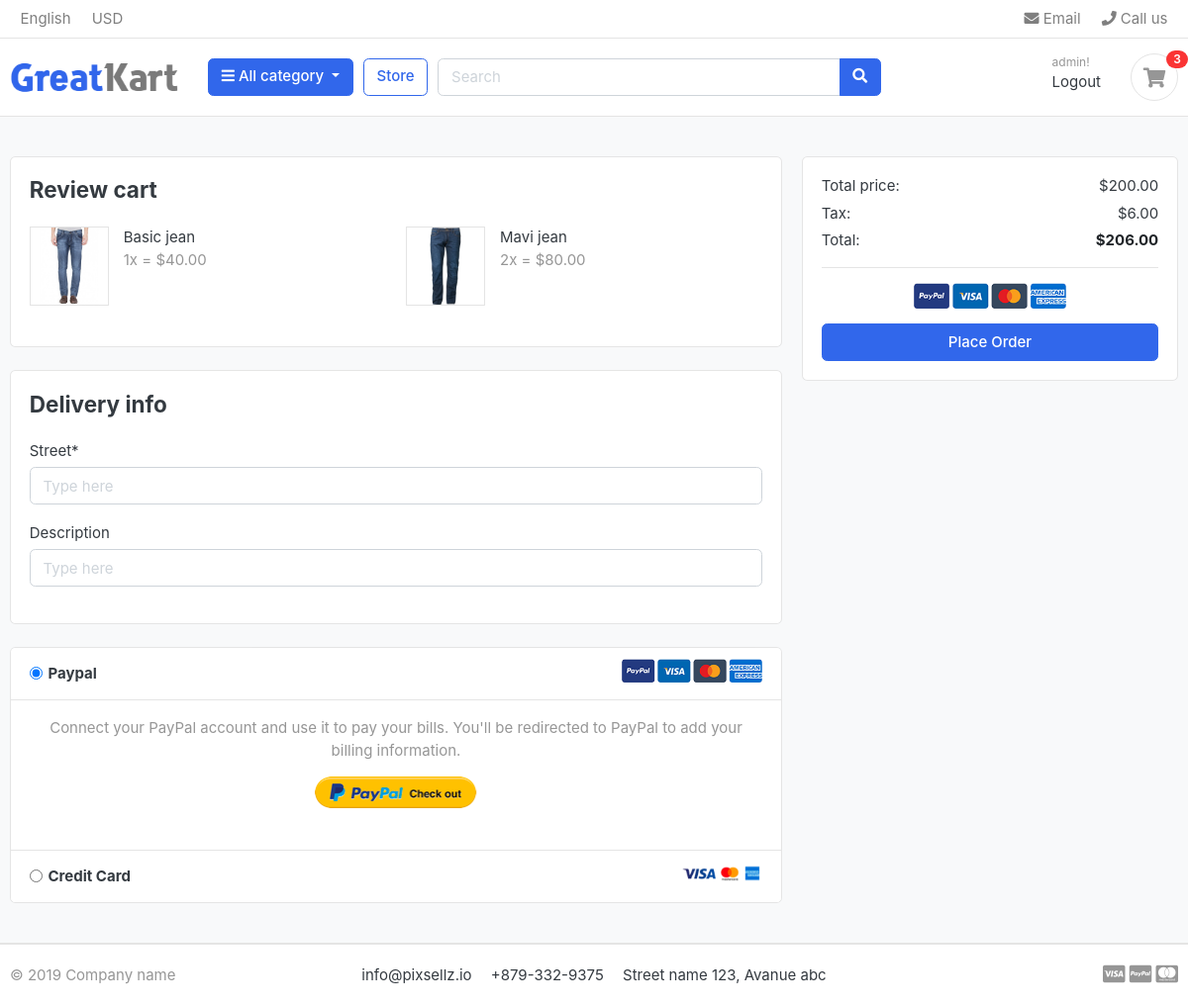
Before: /place_order/ (signed in) with the older database file.
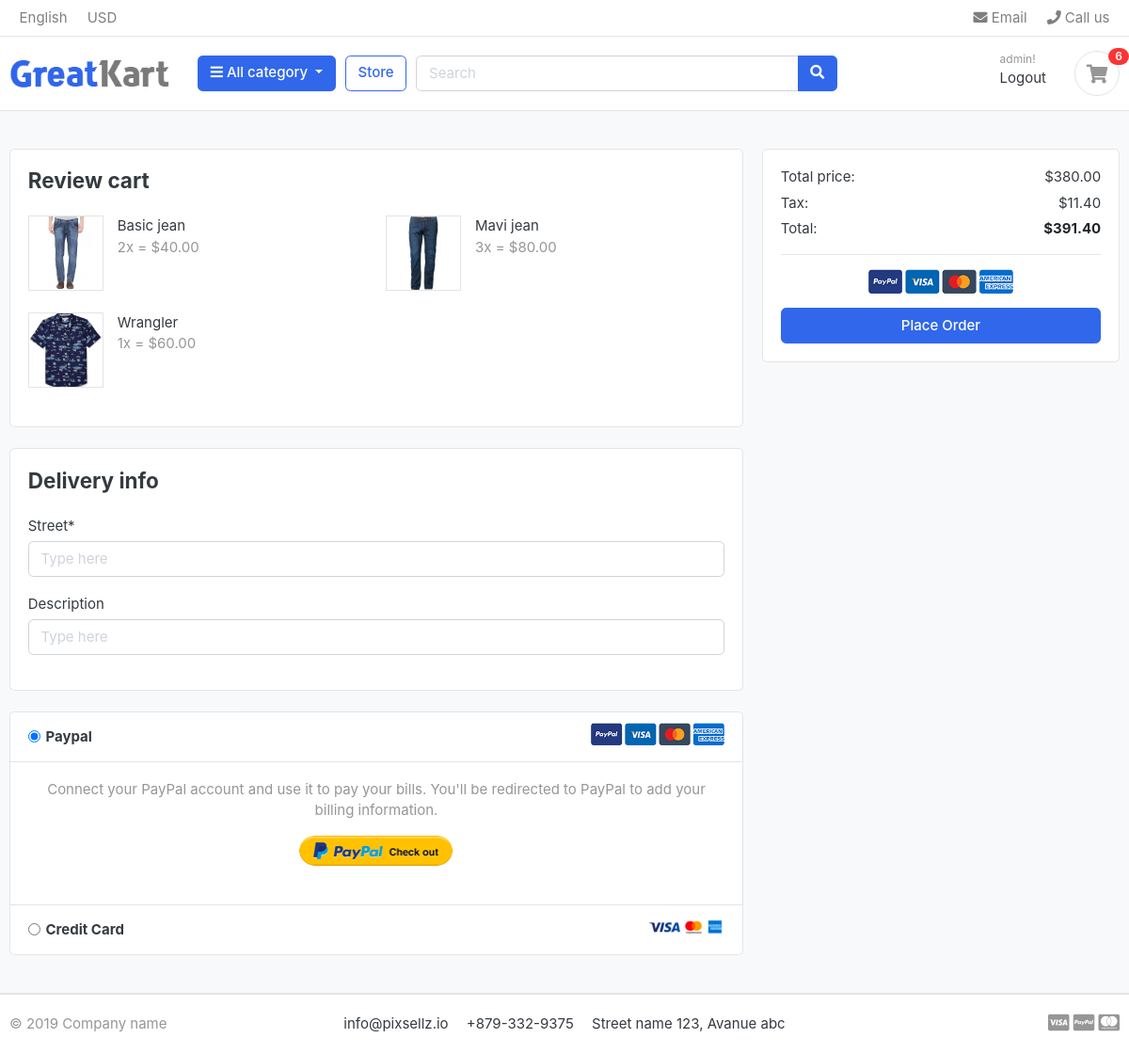
After: the same page with the newer database file.
### store/models.py (models this page shows, shortened)
class OrderItem(models.Model):
    product = models.ForeignKey(Product, on_delete=models.CASCADE, blank=True, null=True)
    order = models.ForeignKey(Order, on_delete=models.CASCADE, blank=True, null=True, related_name='order_items')
    quantity = models.IntegerField(default=0, null=True, blank=True)
    date_added = models.DateTimeField(auto_now_add=True)
    @property
    def get_price(self):
        return self.product.price * self.quantity

class Product(models.Model):
    category = models.ForeignKey(Category, related_name='products', on_delete=models.CASCADE)
    created_by = models.ForeignKey(Customer, on_delete=models.CASCADE, related_name='product_creator')
    title = models.CharField(max_length=255)
    description = models.TextField(blank=True)
    image = models.ImageField(upload_to='images/')
    slug = models.SlugField(max_length=255, unique=True)
    price = models.DecimalField(max_digits=10, decimal_places=2)
    in_stock = models.BooleanField(default=True)
    is_active = models.BooleanField(default=True)
    created = models.DateTimeField(auto_now_add=True)
    updated = models.DateTimeField(auto_now=True)
    class Meta:
        verbose_name_plural = 'Products'
        ordering = ('-created', )

class Order(models.Model):
    customer = models.ForeignKey(Customer, on_delete=models.CASCADE)
    date_ordered = models.DateTimeField(auto_now_add=True)
    complete = models.BooleanField(default=False, null=True, blank=True)
    @property
    def get_total_items(self):
        order_items = self.order_items.all()
        total = sum([item.quantity for item in order_items])
        return total
    @property
    def get_total_prices(self):
        order_items = self.order_items.all()
        total = sum([item.get_price for item in order_items])
        return total
    @property
    def get_tax(self):
        return self.get_total_prices * 3 / 100
    @property
    def get_prices_with_tax(self):
        return self.get_total_prices + self.get_tax

### store/views.py (the view)
# urls.py: path('place_order/', views.place_order, name='place_order'),
@login_required(login_url='/login/')
def place_order(request):
    customer = request.user.customer
    order = Order.objects.get(customer=customer)
    context = {
        'items': order.order_items.all(),
        'order': order
    }
    return render(request, 'store/place-order.html', context)

### store/context_processors.py (called while the page is built)
def get_categories(request):
    categories = Category.objects.all()
    return {'categories': categories}

def get_cart_items(request):
    if request.user.is_authenticated:
        try:
            customer = request.user.customer
            order = Order.objects.get(customer=customer)
            return {'items_count': order.get_total_items}
        except Order.DoesNotExist:
            return {'items_count': 0}
    else:
        return {'items_count': 0}

### templates/store/place-order.html (shortened to what the changed rows need)
{% extends 'store/base.html' %}
{% block content %}
    <section class="section-content padding-y bg">
        <div class="container">
            <div class="row">
                <main class="col-md-8">
                    <article class="card mb-4">
                        <div class="card-body">
                            <div class="row">
                                {% for item in items %}
                                    <div class="col-md-6">
                                    <figure class="itemside  mb-4">
                                        <div class="aside"><img src="{{ item.product.image.url }}" class="border img-sm"></div>
                                        <figcaption class="info">
                                            <p>{{ item.product.title }} </p>
                                            <span class="text-muted">{{ item.quantity }}x = ${{ item.product.price }} </span>
                                        </figcaption>
                                    </figure>
                                </div>
                                {% endfor %}
                            </div>
                        </div>
                    </article>
                    {% load static %}
                </main>
                <aside class="col-md-4">
                    <div class="card">
                        <div class="card-body">
                            <dl class="dlist-align">
                                <dt>Total price:</dt>
                                <dd class="text-right">${{ order.get_total_prices }}</dd>
                            </dl>
                            <dl class="dlist-align">
                                <dt>Tax:</dt>
                                <dd class="text-right"> ${{ order.get_tax }}</dd>
                            </dl>
                            <dl class="dlist-align">
                                <dd class="text-right text-dark b"><strong>${{ order.get_prices_with_tax }}</strong></dd>
                            </dl>
                        </div>
                    </div>
                </aside>
            </div>
        </div>
    </section>
{% endblock %}

### templates/store/base.html (shortened to what the changed rows need)
{% load static %}
<!DOCTYPE HTML>
<html lang="en">
<head>
    <link href="{% static 'css/bootstrap.css' %}" rel="stylesheet" type="text/css"/>
    <link href="{% static 'fonts/fontawesome/css/all.min.css' %}" type="text/css" rel="stylesheet">
    <link href="{% static 'css/ui.css' %}" rel="stylesheet" type="text/css"/>
    <link href="{% static 'css/responsive.css' %}" rel="stylesheet" media="only screen and (max-width: 1200px)"/>
</head>
<body>
<header class="section-header">
    <section class="header-main border-bottom">
        <div class="container">
            <div class="row align-items-center">
                <div class="col-lg-3 col-sm-6 col-8 order-2 order-lg-3">
                    <div class="d-flex justify-content-end mb-3 mb-lg-0">
                        <a href="{% url 'store:cart' %}" class="widget-header pl-3 ml-3">
                            <div class="icon icon-sm rounded-circle border"><i class="fa fa-shopping-cart"></i></div>
                            <span class="badge badge-pill badge-danger notify">{{ items_count }}</span>
                        </a>
                    </div>
                </div>
            </div>
        </div>
    </section>
</header>
{% block content %}
{% endblock %}
</body>
</html>

Changed rows visible on the page:
changed OrderItem "Basic jean": quantity "1" → "2"
changed OrderItem "Mavi jean": quantity "2" → "3"
added OrderItem: product.image (picture), product "Wrangler", quantity "1", product.price "60.00"
changed through a linked row, Order: get_total_prices "200.00" → "380.00"; get_tax "6.00" → "11.40"; get_prices_with_tax "206.00" → "391.40"
Other visible differences:
{{ items_count }}: "3" → "6"
